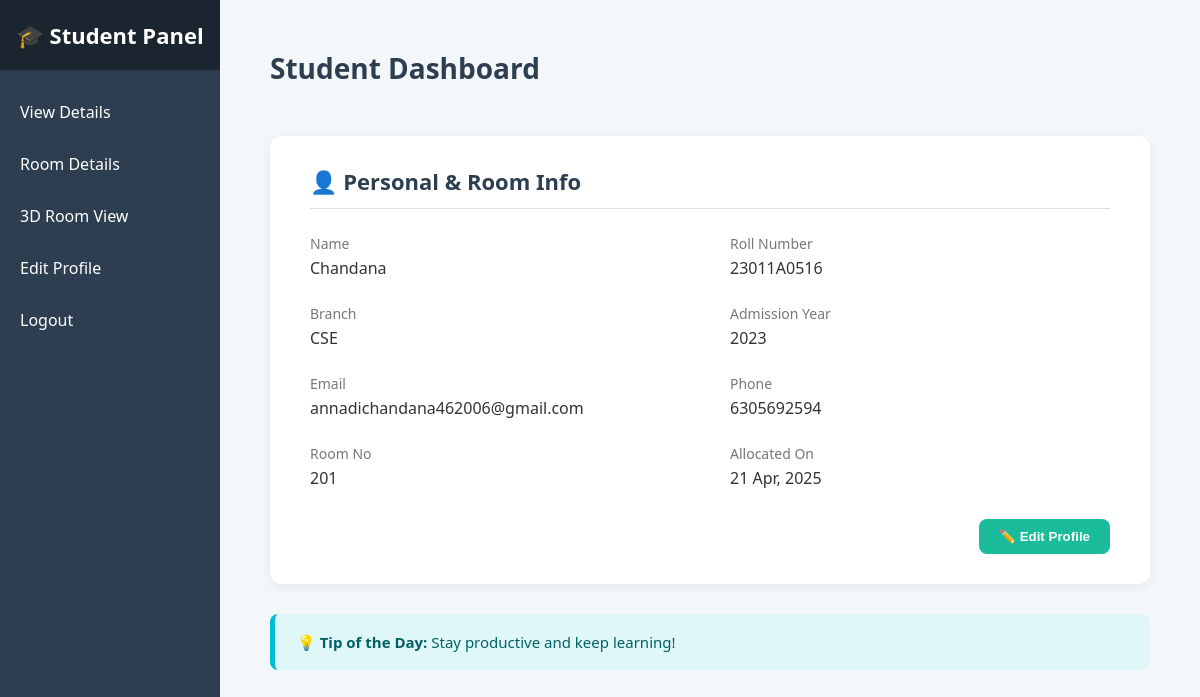
/student_dashboard/ (signed in), run on an earlier commit of the app's database.
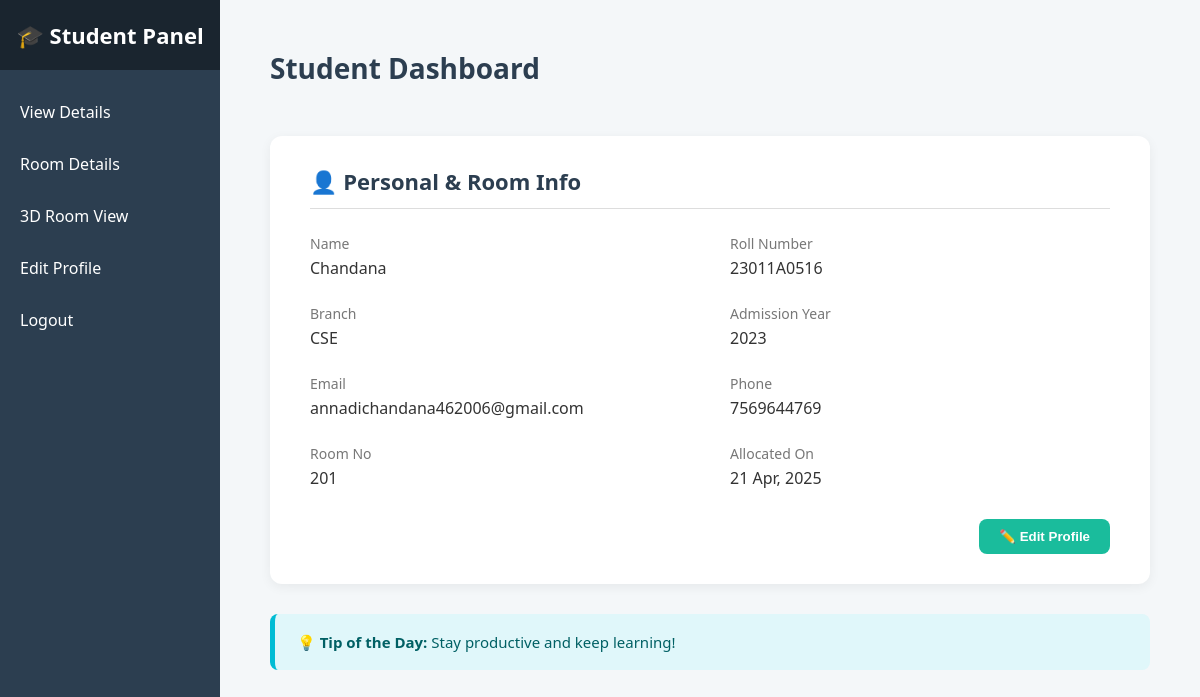
And on a later commit of the database.
### chandana/models.py (models this page shows, shortened)
class student(models.Model):
    name = models.CharField(max_length=50)
    rollno = models.CharField(max_length=50)
    branch = models.CharField(max_length=50)
    admission_year = models.IntegerField()
    Email = models.EmailField(help_text="Enter Your Email address")
    phonenumber = models.CharField(max_length=15)
    password = models.CharField(max_length=100, blank=True, null=True)

class RoomAllocation(models.Model):
    student = models.OneToOneField(student, on_delete=models.CASCADE)
    room = models.ForeignKey(rooms, on_delete=models.CASCADE)
    allocated_on = models.DateTimeField(auto_now_add=True)

class rooms(models.Model):
    roomno=models.CharField(max_length=10,unique=True)
    totalbeds=models.IntegerField()

### chandana/views.py (the view)
# urls.py: path('student_dashboard/', views.student_dashboard, name='student_dashboard'),
def student_dashboard(request):
    student_id = request.session.get('student_id')
    student_obj = get_object_or_404(student, id=student_id)
    allocation = RoomAllocation.objects.filter(student=student_obj).first()
    return render(request, "student_dashboard.html", {
        "student": student_obj,
        "allocation": allocation
    })

### chandana/templates/student_dashboard.html (shortened to what this page needs)
<!DOCTYPE html>
<html lang="en">
<head>
</head>
<body>
  <div class="sidebar">
    <h2>🎓 Student Panel</h2>
    <ul>
      <li><a href="{% url 'view_details' %}">View Details</a></li>
      <li><a href="{% url 'room_info' %}">Room Details</a></li>
      <li><a href="#">3D Room View</a></li>
      <li><a href="{% url 'edit_profile' %}">Edit Profile</a></li>
      <li><a href="{% url 'logout' %}">Logout</a></li>
    </ul>
  </div>
  <div class="main">
    <div class="top-bar">
      <h1>Student Dashboard</h1>
    </div>
    <div class="details-container">
      <div class="details-title">👤 Personal & Room Info</div>
      <div class="details-grid">
        <div>
          <div class="field-label">Name</div>
          <div class="field-value">{{ student.name }}</div>
        </div>
        <div>
          <div class="field-label">Roll Number</div>
          <div class="field-value">{{ student.rollno }}</div>
        </div>
        <div>
          <div class="field-label">Branch</div>
          <div class="field-value">{{ student.branch }}</div>
        </div>
        <div>
          <div class="field-label">Admission Year</div>
          <div class="field-value">{{ student.admission_year }}</div>
        </div>
        <div>
          <div class="field-label">Email</div>
          <div class="field-value">{{ student.Email }}</div>
        </div>
        <div>
          <div class="field-label">Phone</div>
          <div class="field-value">{{ student.phonenumber }}</div>
        </div>
        <div>
          <div class="field-label">Room No</div>
          <div class="field-value">{% if allocation %}{{ allocation.room.roomno }}{% else %}Not Allocated{% endif %}</div>
        </div>
        <div>
          <div class="field-label">Allocated On</div>
          <div class="field-value">{% if allocation %}{{ allocation.allocated_on|date:"d M, Y" }}{% else %}N/A{% endif %}</div>
        </div>
      </div>
      <div style="text-align: right; margin-top: 30px;">
        <a href="{% url 'edit_profile' %}">
          <button style="padding: 10px 20px; background-color: #1abc9c; color: white; border: none; border-radius: 8px; font-weight: 600; cursor: pointer;">
            ✏️ Edit Profile
          </button>
        </a>
      </div>
    </div>
    <div class="tip">
      💡 <strong>Tip of the Day:</strong> {{ tip_of_the_day|default:"Stay productive and keep learning!" }}
    </div>
  </div>
</body>
</html>

### chandana/templates/student_dashboard.html (style rules this page uses)
:root { --sidebar-width: 220px; --primary: #2c3e50; --highlight: #1abc9c; --background: #f4f7f9; --surface: #ffffff; --text: #333; --muted: #777; }
body { margin: 0; font-family: 'Segoe UI', sans-serif; background: var(--background); display: flex; height: 100vh; }
.sidebar { width: var(--sidebar-width); background: var(--primary); color: white; transition: width 0.3s ease; overflow: hidden; }
.sidebar h2 { text-align: center; padding: 20px 10px; font-size: 22px; background: #1a252f; margin: 0; }
.sidebar ul { list-style: none; padding: 0; }
.sidebar ul li { padding: 15px 20px; transition: background 0.3s; }
.sidebar ul li a { text-decoration: none; color: white; display: block; }
.main { flex: 1; padding: 30px 50px; display: flex; flex-direction: column; }
.top-bar { display: flex; justify-content: space-between; align-items: center; }
.top-bar h1 { font-size: 28px; color: var(--primary); }
.details-container { background: var(--surface); padding: 30px 40px; margin-top: 30px; border-radius: 12px; box-shadow: 0 3px 12px rgba(0, 0, 0, 0.06); }
.details-title { font-size: 22px; font-weight: bold; color: var(--primary); border-bottom: 1px solid #ddd; padding-bottom: 12px; margin-bottom: 25px; }
.details-grid { display: grid; grid-template-columns: 1fr 1fr; gap: 25px 40px; }
.field-label { font-size: 14px; color: var(--muted); margin-bottom: 4px; }
.field-value { font-size: 16px; color: var(--text); font-weight: 500; }
.tip { margin-top: 30px; padding: 18px 22px; background: #e0f7fa; color: #006064; border-left: 5px solid #00bcd4; border-radius: 8px; font-size: 15px; font-weight: 500; }

What changed in the data, as far as the page shows it:
changed student "Chandana": phonenumber "6305692594" → "7569644769"
